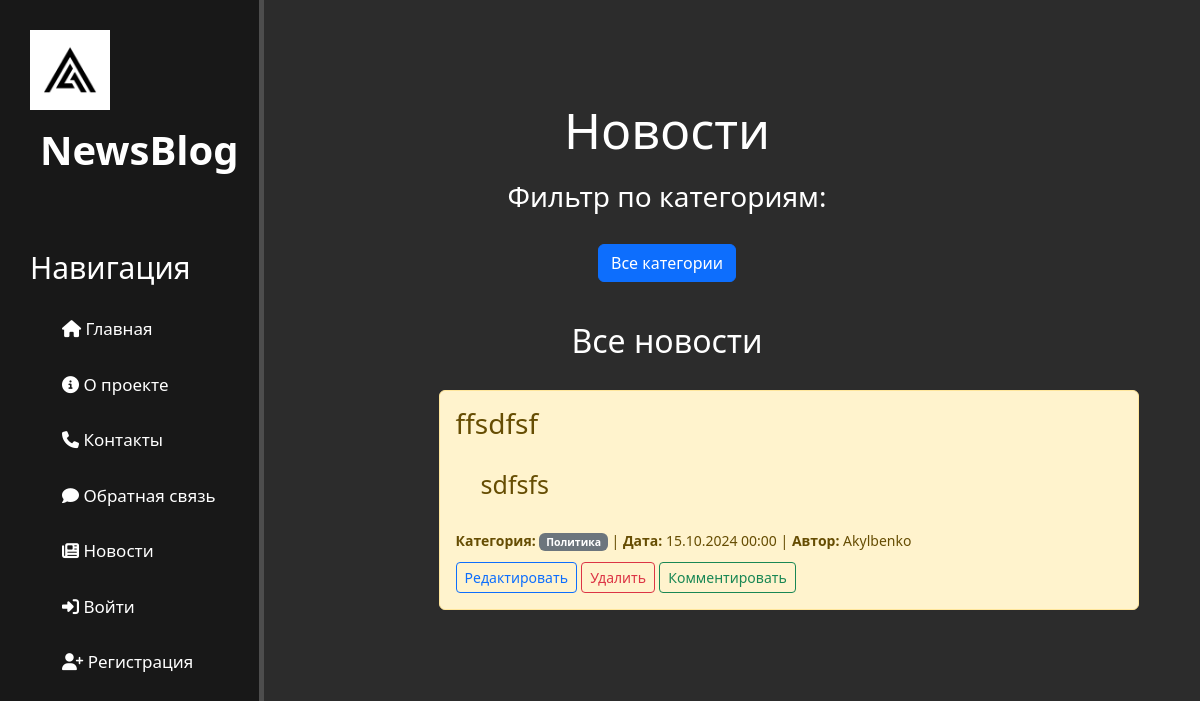
The page /articles/ on the database as committed earlier.
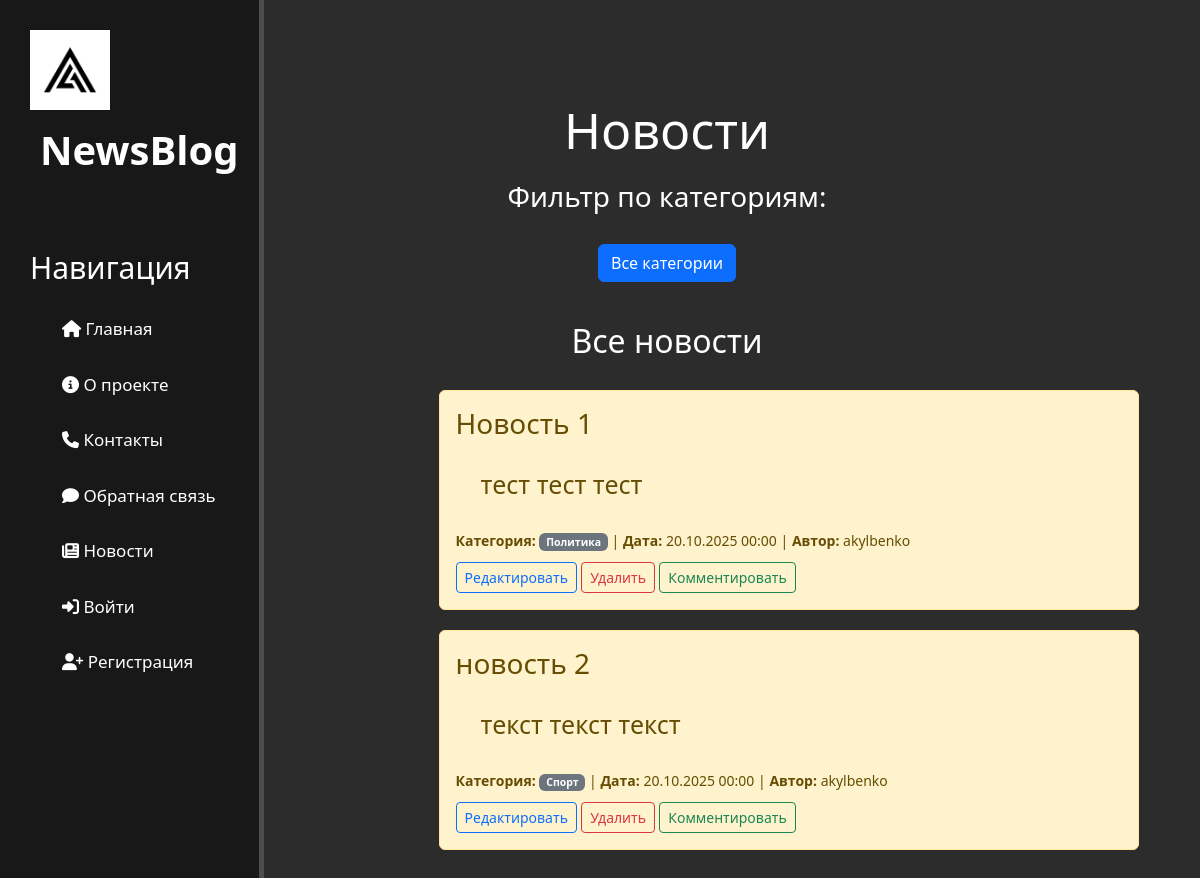
The same page on the database as committed later.
### main/models.py (models this page shows, shortened)
class Article(models.Model):
    category_choices = [
        ('sports', 'Спорт'),
        ('politics', 'Политика'),
        ('business', 'Бизнес'),
        ('science', 'Наука'),
        ('other', 'Другое'),
    ]
    title = models.CharField('Заголовок', max_length=50)
    text = models.TextField('Текст статьи')
    created_date = models.DateTimeField('Дата создания', default=timezone.now)
    category = models.CharField('Категория', choices=category_choices, default='other', max_length=50)
    user_id = models.ForeignKey(User, on_delete=models.CASCADE)
    class Meta:
        verbose_name = 'Новость'
        verbose_name_plural = 'Новости'

class User(models.Model):
    name = models.CharField('Имя', max_length=50)
    email = models.EmailField('Почта', max_length=50)
    hashed_password = models.CharField('Пароль', max_length=50)
    created_date = models.DateTimeField('Дата создания', default=timezone.now)
    class Meta:
        verbose_name = 'Пользователь'
        verbose_name_plural = 'Пользователи'

### main/views.py (the view)
# urls.py: path('articles/', views.articles, name='articles'),
def articles(request, category=None):
    all_categories = dict(Article.category_choices)
    if category:
        if category not in all_categories:
            raise Http404("Категория не найдена")
        articles_list = Article.objects.filter(category=category).order_by('-created_date')
        current_category = all_categories[category]
    else:
        articles_list = Article.objects.all().order_by('-created_date')
        current_category = "Все новости"
    data = {
        'articles': articles_list,
        'categories': Article.category_choices,
        'current_category': current_category,
        'selected_category': category,
    }
    return render(request, 'main/articles.html', data)

### main/templates/main/articles.html (shortened to what this page needs)
{% extends 'main/base.html' %}
{% block content %}
<div class="features">
    <h1 style="margin-bottom: 20px; margin-left: 14%;">Новости</h1>
    <div class="category-filter" style="margin-bottom: 30px;">
        <h3 style="margin-left: 14%; margin-bottom: 30px;">Фильтр по категориям:</h3>
        <div class="btn-group" role="group" style="margin-left: 14%;">
            <a href="{% url 'articles' %}" class="btn btn-{% if not selected_category %}primary{% else %}outline-primary{% endif %}">
                Все категории
            </a>
        </div>
    </div>
    <h2 style="margin-bottom: 30px; margin-left: 14%;">{{ current_category }}</h2>
    {% if articles %}
        {% for article in articles %}
            <div class="alert alert-warning">
                <h3>{{ article.title }}</h3>
                <p>{{ article.text|truncatewords:30 }}</p>
                <div class="article-meta" style="margin-top: 15px;">
                    <small>
                        <strong>Категория:</strong>
                        <span class="badge bg-secondary">{{ article.get_category_display }}</span> |
                        <strong>Дата:</strong> {{ article.created_date|date:"d.m.Y H:i" }} |
                        <strong>Автор:</strong> {{ article.user_id.name }}
                    </small>
                </div>
                <div style="margin-top: 10px;">
                    <a href="{% url 'edit_article' article.id %}" class="btn btn-sm btn-outline-primary">Редактировать</a>
                    <a href="{% url 'delete_article' article.id %}" class="btn btn-sm btn-outline-danger">Удалить</a>
                    <a href="{% url 'article_comment' article.id %}" class="btn btn-sm btn-outline-success">Комментировать</a>
                </div>
            </div>
        {% endfor %}
    {% endif %}
</div>
{% endblock %}

Rows that differ between the two databases and show on the page:
removed Article: title "ffsdfsf", text "sdfsfs", category "Политика", created_date "15.10.2024 00:00", user_id.name "Akylbenko"
added Article: title "Новость 1", text "тест тест тест", category "Политика", created_date "20.10.2025 00:00", user_id.name "akylbenko"
added Article: title "новость 2", text "текст текст текст", category "Спорт", created_date "20.10.2025 00:00", user_id.name "akylbenko"
